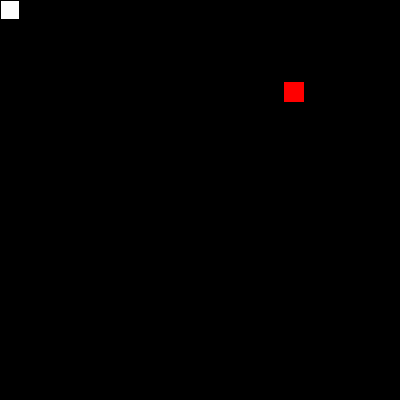
Frame 1 (no input)
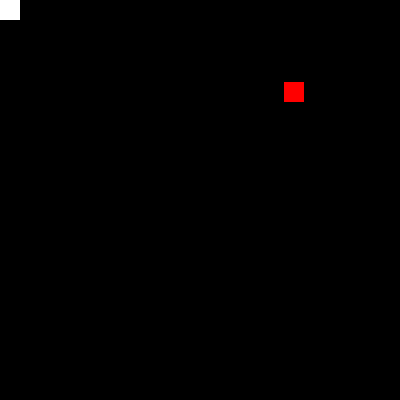
Frame 60 (no input)
Frame 120 (the mouse pressed at the canvas centre since frame 60): identical to frame 60, image omitted

The p5.js sketch that drew these frames (run headless with seeded random() and noise() and a simulated clock; from frame 60 on, the mouse is pressed at the canvas centre):

// p5.js sketch
// ── sketch.js
let snake
let rez = 2
let food 
let w 
let h 

function setup() {
    createCanvas(400,400)
    w = floor(width/rez)
    h = floor(height/ rez)
    frameRate(30)
    snake = new Snake()
    foodLocation()
    

}

function foodLocation() {
    let x = floor(random(w))
    let y = floor(random(h))
    food = createVector(x, y)
    
}

function keyPressed(){
    if(keyCode == LEFT_ARROW){
        snake.setDir(-1,0)
    } else if (keyCode == RIGHT_ARROW){
        snake.setDir(1,0)
    } else if (keyCode == UP_ARROW){
        snake.setDir(0,-1)
    } else if (keyCode == DOWN_ARROW){
        snake.setDir(0,1)
    } else {
        console.log("wrong key pressed!")
    }
}
function draw(){
    scale(rez)
    background(0)
    snake.update()
    snake.show()

    noStroke()
    fill(255, 0, 0)
    rect (food.x, food.y, 10,10)
}
// ── Snake.js
class Snake{

    constructor() {
        this.body = []
        this.body[0] = createVector(0,0)
        this.xdir = 0
        this.ydir = 0
    }
    setDir(x,y) {
        this.xdir = x;
        this.ydir = y;
    }
    update() {
        this.body[0].x += this.xdir
        this.body[0].y += this.ydir
    }

    show() {
        fill (255)
        rect (this.body[0].x, this.body[0].y, 10,10)
    }
}
